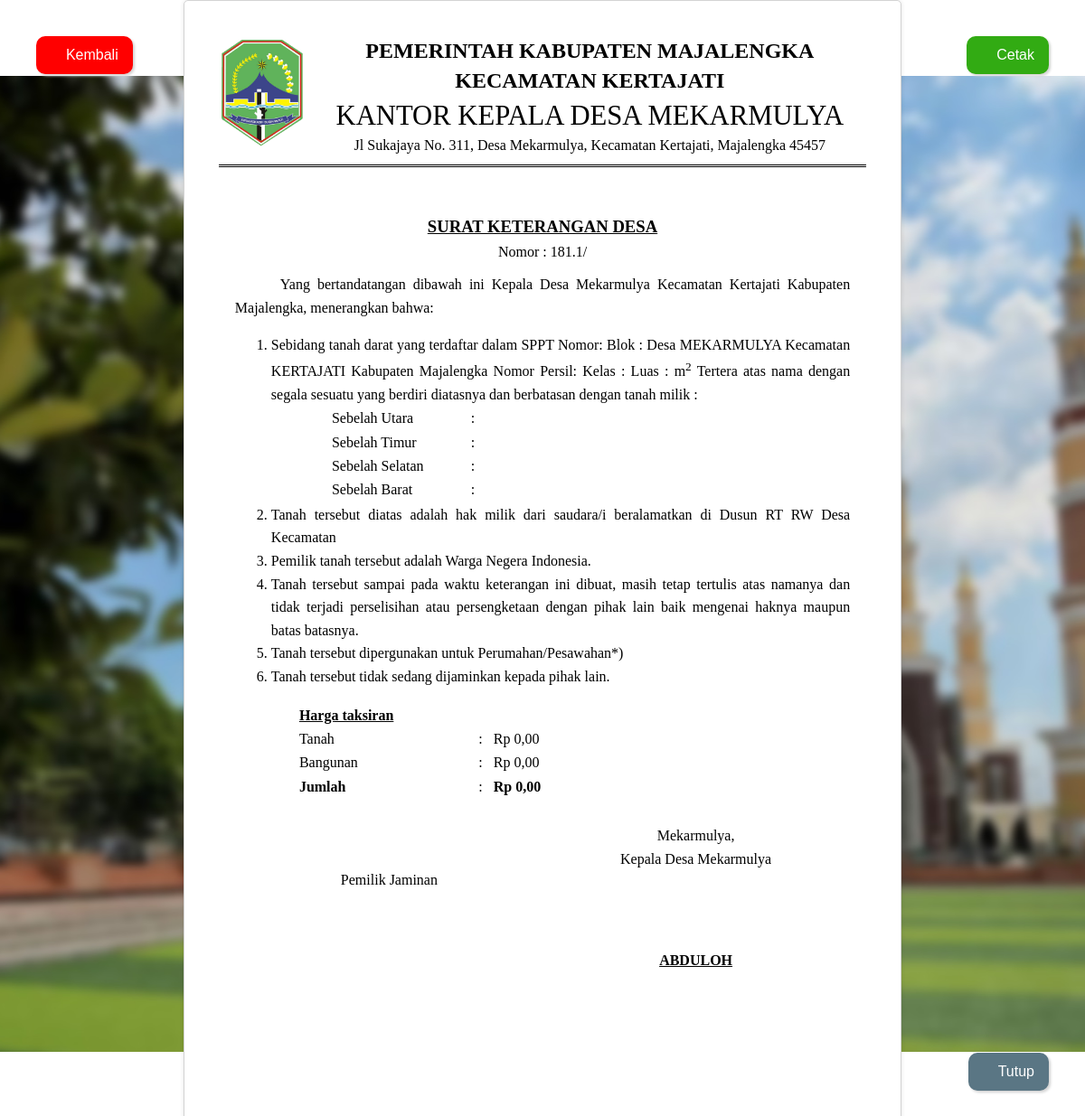
Screenshot of /index.php/surat/reviewSKDKT1 with the database file from the repository.
### tables this page shows
CREATE TABLE `t_setting` (
  `id_setting` int(11) NOT NULL,
  `nama_desa` varchar(100) NOT NULL,
  `nama_kecamatan` varchar(100) NOT NULL,
  `nama_kabupaten` varchar(100) NOT NULL,
  `nama_provinsi` varchar(100) NOT NULL,
  `nama_kades` varchar(100) NOT NULL,
  `nama_camat` varchar(100) NOT NULL,
  `nip_camat` varchar(200) NOT NULL,
  `nama_kapolsek` varchar(100) NOT NULL,
  `nama_danramil` varchar(100) NOT NULL,
  `image_bg` varchar(255) NOT NULL,
  `kode_desa` varchar(200) NOT NULL,
  `kode_provinsi` varchar(100) NOT NULL,
  `kode_kabupaten` varchar(100) NOT NULL,
  `kode_kecamatan` varchar(100) NOT NULL,
  `kode_pos` varchar(100) NOT NULL
);

### application/controllers/Surat.php (called while the page is built, shortened)
<?php
class Surat extends CI_Controller
{
	public function __construct()
	{
		$this->load->model('M_dt_penduduk');
		$this->load->library('pdf');
	}
	public function reviewSKDKT1()
	{
		$data['jenis_surat'] = $this->input->post('jenis_surat');
		$data['no_skdkt1'] = $this->input->post('no_skdkt1');
		$no = $this->model_global->get_data('t_surat', ['id_jenissurat' => $data['jenis_surat']])->num_rows() + 43;
		$data['no_surat'] = str_pad($no, 3, 0, STR_PAD_LEFT);
		$data['title'] = 'Surat Keterangan Desa Kepemilikan Tanah 1';
		$data['setting'] = $this->model_global->get_data('t_setting')->row_array();
		$data['penduduk'] =  $this->model_global->get_data('t_penduduk');
		$data['pemohon'] = $this->model_global->get_data('t_penduduk', ['nik' => $_SESSION['nik']])->row_array();
		$data['no_sppt'] = $this->input->post('no_sppt');
		$data['blok'] = $this->input->post('blok');
		$data['no_persil'] = $this->input->post('no_persil');
		$data['kelas_persil'] = $this->input->post('kelas_persil');
		$data['luas_tanah'] = $this->input->post('luas_tanah');
		$data['batas_utara'] = $this->input->post('batas_utara');
		$data['batas_timur'] = $this->input->post('batas_timur');
		$data['batas_selatan'] = $this->input->post('batas_selatan');
		$data['batas_barat'] = $this->input->post('batas_barat');
		$data['nama_hak_milik'] = $this->input->post('nama_hak_milik');
		$data['blok_hak_milik'] = $this->input->post('blok_hak_milik');
		$data['rt_hak_milik'] = $this->input->post('rt_hak_milik');
		$data['rw_hak_milik'] = $this->input->post('rw_hak_milik');
		$data['desa_hak_milik'] = $this->input->post('desa_hak_milik');
		$data['kec_hak_milik'] = $this->input->post('kec_hak_milik');
		$data['harga_tanah'] = $this->input->post('harga_tanah');
		$data['harga_bangunan'] = $this->input->post('harga_bangunan');
		$data['nama_jaminan'] = $this->input->post('nama_jaminan');
		$data['tgl_surat'] = $this->input->post('tgl_surat');
		$data['view'] = 'surat/review/SKDKT1';
		$this->load->view('lyt/layout_surat', $data);
	}
}

### index.php (called while the page is built, shortened)
<?php
require_once BASEPATH.'core/CodeIgniter.php';

### application/models/Model_global.php (called while the page is built, shortened)
<?php
class Model_global extends CI_Model
{
	public function get_data(string $table = null, array $where = [], array $join = [], array $like = [], array $or_like = [], string $limit = null, string $order = null, string $select = "*", array $group_by = [])
	{
		if (empty($join)) {
			return $this->db->select($select)->from($table)->where($where)->like($like)->or_like($or_like)->group_by($group_by)->limit($limit)->order_by($order)->get();
		} else {
			return $this->db->select($select)->from($table)->join($join['table'], $join['cond'], $join['type'])->where($where)->like($like)->or_like($or_like)->group_by($group_by)->limit($limit)->order_by($order)->get();
		}
	}
}

### application/views/surat/review/SKDKT1.php (the view, shortened to what this page needs)
<body class="bg-forgot">
	<div class="book">
		<div class="page">
			<table style="width: 100%;border-collapse: collapse;">
				<tr class="border_bottom">
					<td>
						<img src="<?= base_url('public/vendor/assets/images/icons/logo-majalengka.png'); ?>" style="width: 25mm; height: auto;" />
					</td>
					<td style="text-align: center;">
						<div style="font-weight: bold; font-size: 18pt;">PEMERINTAH KABUPATEN MAJALENGKA</div>
						<div style="font-weight: bold; font-size: 18pt;">KECAMATAN KERTAJATI</div>
						<div style=" font-size: 23pt;">KANTOR KEPALA DESA MEKARMULYA</div>
						Jl Sukajaya No. 311, Desa Mekarmulya, Kecamatan Kertajati, Majalengka 45457
					</td>
				</tr>
			</table>
			<br /><br />
			<div class="isisurat">
				<div class="center" style="font-size: 14pt; text-decoration: underline;"><b>SURAT KETERANGAN DESA</b></div>
				<div class="center">Nomor : 181.1/<?= $no_skdkt1; ?></div>
				<div class="tab">
					Yang bertandatangan dibawah ini Kepala Desa Mekarmulya Kecamatan Kertajati Kabupaten Majalengka, menerangkan bahwa:
				</div>
				<div class="tab2">
					<ol>
						<li>Sebidang tanah darat yang terdaftar dalam SPPT Nomor: <?= $no_sppt; ?> Blok : <?= $blok; ?> Desa <?= $setting['nama_desa']; ?> Kecamatan <?= $setting['nama_kecamatan']; ?> Kabupaten Majalengka Nomor Persil: <?= $no_persil; ?> Kelas : <?= $kelas_persil; ?> Luas : <?= $luas_tanah; ?> m<sup>2</sup> Tertera atas nama dengan segala sesuatu yang berdiri diatasnya dan berbatasan dengan tanah milik : </li>
						<table style=" width: 80%; margin: 0 auto;">
							<tr>
								<td style="width: 30%;">
									Sebelah Utara
								</td>
								<td>:&nbsp;&nbsp;
								</td>
							</tr>
							<tr>
								<td>
									Sebelah Timur
								</td>
								<td>:&nbsp;&nbsp;
								</td>
							</tr>
							<tr>
								<td>
									Sebelah Selatan
								</td>
								<td>:&nbsp;&nbsp;
								</td>
							</tr>
							<tr style="vertical-align:top">
								<td>
									Sebelah Barat
								</td>
								<td>:&nbsp;&nbsp;
								</td>
							</tr>
						</table>
						<li>Tanah tersebut diatas adalah hak milik dari saudara/i <?= $nama_hak_milik; ?> beralamatkan di Dusun
							<?= $blok_hak_milik; ?> RT <?= $rt_hak_milik; ?> RW <?= $rw_hak_milik; ?> Desa <?= $desa_hak_milik; ?> Kecamatan <?= $kec_hak_milik; ?>
						</li>
						<li>Pemilik tanah tersebut adalah Warga Negera Indonesia.</li>
						<li>Tanah tersebut sampai pada waktu keterangan ini dibuat, masih tetap tertulis atas namanya
							dan tidak terjadi perselisihan atau persengketaan dengan pihak lain baik mengenai haknya
							maupun batas batasnya.
						</li>
						<li>Tanah tersebut dipergunakan untuk Perumahan/Pesawahan*)</li>
						<li>Tanah tersebut tidak sedang dijaminkan kepada pihak lain.</li>
					</ol>
				</div>
				<table style="width: 80%; margin: 0 auto;">
					<tr>
						<td style="width: 35%;">
							<u><b>Harga taksiran</b></u>
						</td>
					</tr>
					<tr>
						<td>
							Tanah
						</td>
						<td>&nbsp;&nbsp;:&nbsp;&nbsp;
							<?= "Rp " . number_format($harga_tanah, 2, ',', '.'); ?>
						</td>
					</tr>
					<tr>
						<td>
							Bangunan
						</td>
						<td>&nbsp;&nbsp;:&nbsp;&nbsp;
							<?= "Rp " . number_format($harga_bangunan, 2, ',', '.'); ?>
						</td>
					</tr>
					<tr>
						<td>
							<b>Jumlah</b>
						</td>
						<td>&nbsp;&nbsp;:&nbsp;&nbsp;
							<b><?= "Rp " . number_format($harga_tanah + $harga_bangunan, 2, ',', '.'); ?></b>
						</td>
					</tr>
				</table>
				<br />
				<table style="width: 100%;">
					<tr>
						<td></td>
						<td style="text-align: center;">
							Mekarmulya, <?= $tgl_surat; ?>
						</td>
					</tr>
					<tr style="vertical-align:bottom">
						<td style="width:50%;text-align: center;">
							Pemilik Jaminan
							<br />
							<br />
							<br />
							<br />
							<br />
						</td>
						<td style="width:50%;text-align: center;">
							Kepala Desa Mekarmulya
							<br />
							<br />
							<br />
							<br />
							<br />
							<u><b><?= $setting['nama_kades']; ?></b></u>
						</td>
					</tr>
				</table>
			</div>
		</div>
	</div>
	<form id="formSubmit">
		<button type="submit" class="lanjut no-print" id="cetak">
			<i class="fa fa-arrow-right"></i> Cetak
		</button>
	</form>
	<button onclick="window.history.back()" class="kembali no-print" title="Kembali">
		<i class="fa fa-arrow-left"></i> Kembali
	</button>
	<button onclick="location.href=`${base_url}auth/logout`" class="tutup no-print" title="tutup">
		<i class="fa fa-times"></i> Tutup
	</button>

### rows the page displays
t_setting: nama_desa "MEKARMULYA", nama_kecamatan "KERTAJATI", nama_kades "ABDULOH"

### other values shown
$harga_tanah "0,00"
$harga_bangunan "0,00"
$harga_tanah + $harga_bangunan "0,00"
